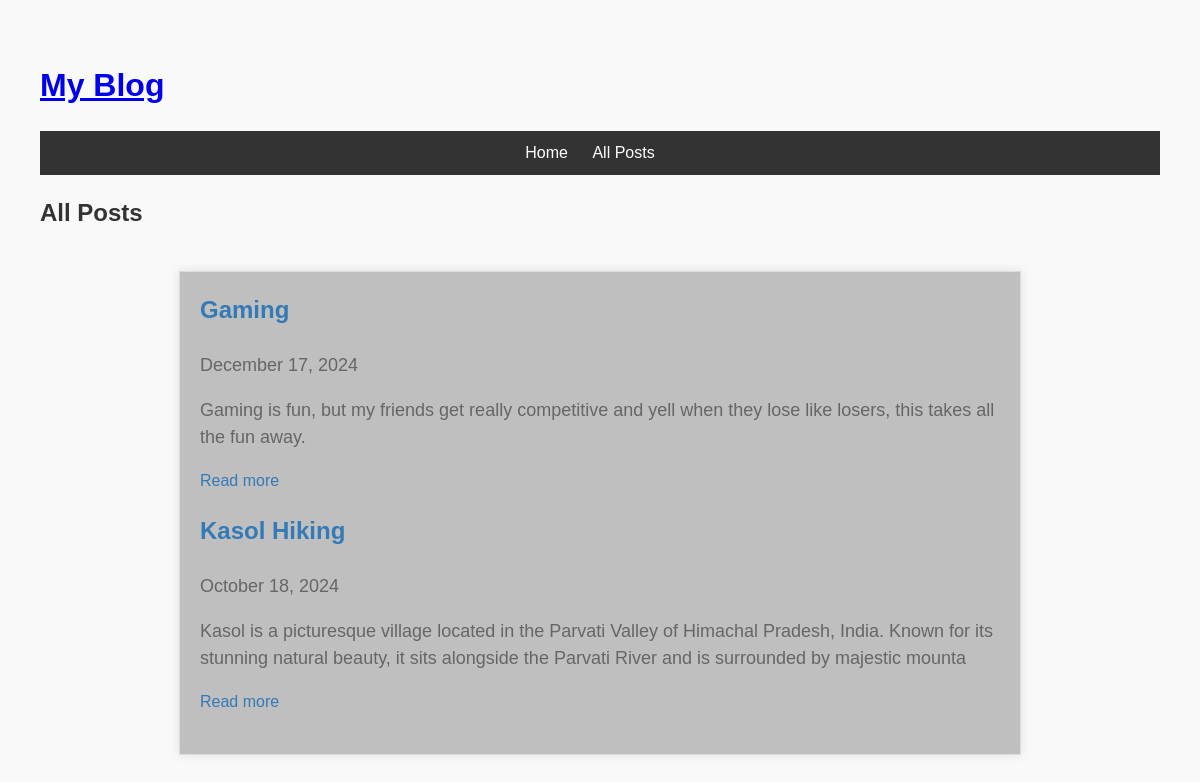
The page /all_posts on the database as committed earlier.
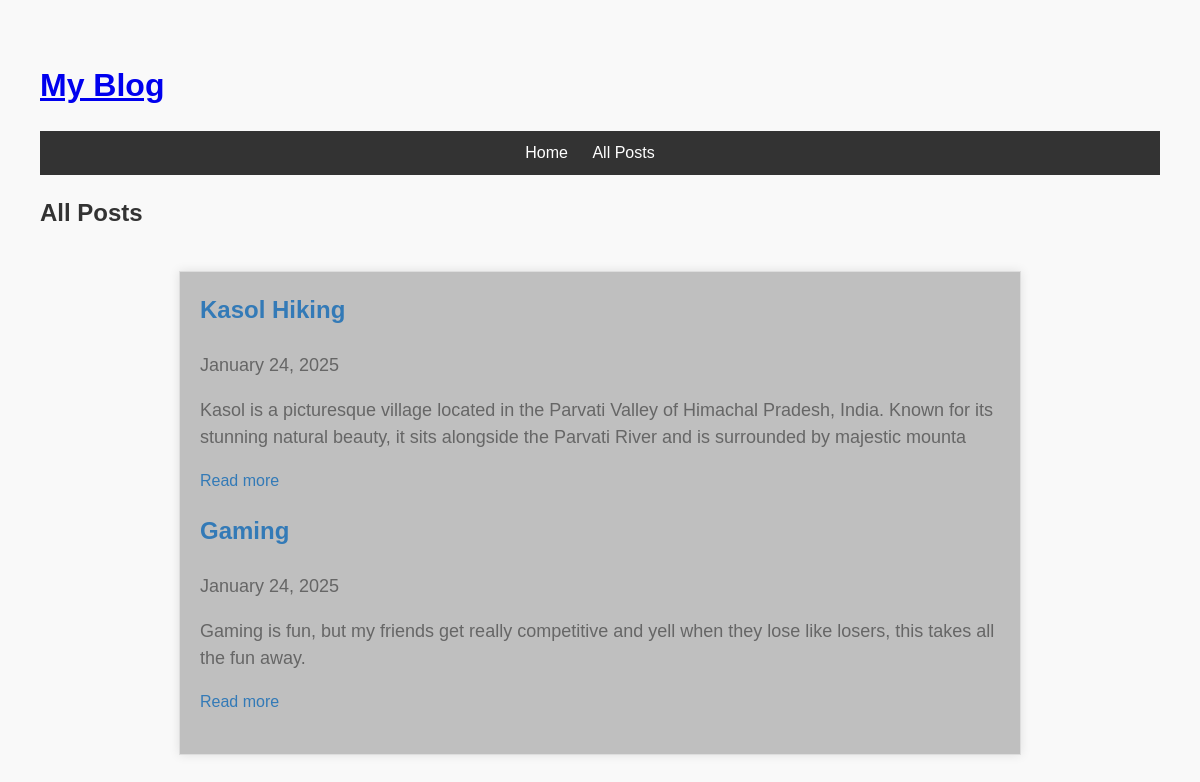
The same page on the database as committed later.
### my_blog_app/models.py (models this page shows, shortened)
class Post(models.Model):
    title = models.CharField(max_length=100)
    excerpt = models.CharField(max_length=200)
    image = models.ImageField(upload_to="posts", null=True)
    date = models.DateField(auto_now=True)
    slug = models.SlugField(unique=True)
    content = models.TextField()
    author = models.ForeignKey(Author, null=True, on_delete=models.SET_NULL, related_name="posts")
    tags = models.ManyToManyField(Tag)

### my_blog_app/views.py (the view)
# urls.py: path('all_posts', views.AllPostsView.as_view(), name='all_posts'),  # All Posts page
class AllPostsView(ListView):
    template_name = "my_blog/all_posts.html"
    model = Post
    ordering = ["-date"]
    context_object_name = "posts"

### my_blog_app/templates/my_blog/all_posts.html (shortened to what this page needs)
{% extends "my_blog/base.html" %}
{% block css_style %}
{% load static%}
<link rel="stylesheet" href="{% static  '/all_posts.css' %}">
{% endblock %}
{% block content %}
    <h2>All Posts</h2>
    <div class="posts">
        {% for post in posts %}
            <article>
                <h3><a href="{% url 'post_detail' slug=post.slug %}">{{ post.title }}</a></h3>
                <p>{{ post.date|date:"F j, Y" }}</p>
                <p>{{ post.excerpt }}</p>
                <a class="read-more" href="{% url 'post_detail' slug=post.slug %}">Read more</a>
            </article>
        {% empty %}
            <p>No posts available.</p>
        {% endfor %}
    </div>
{% endblock %}

Rows that differ between the two databases and show on the page:
changed Post "Kasol Hiking": date "October 18, 2024" → "January 24, 2025"; moves up the list
changed Post "Gaming": date "December 17, 2024" → "January 24, 2025"
